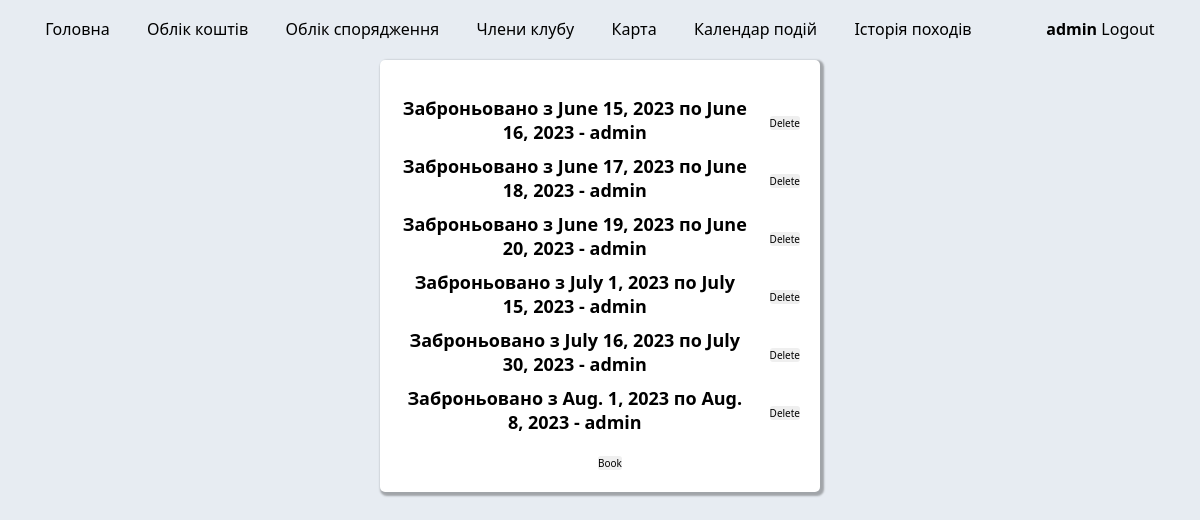
The app's page /equipment/category/get_book_equipment/1 (signed in), older data.
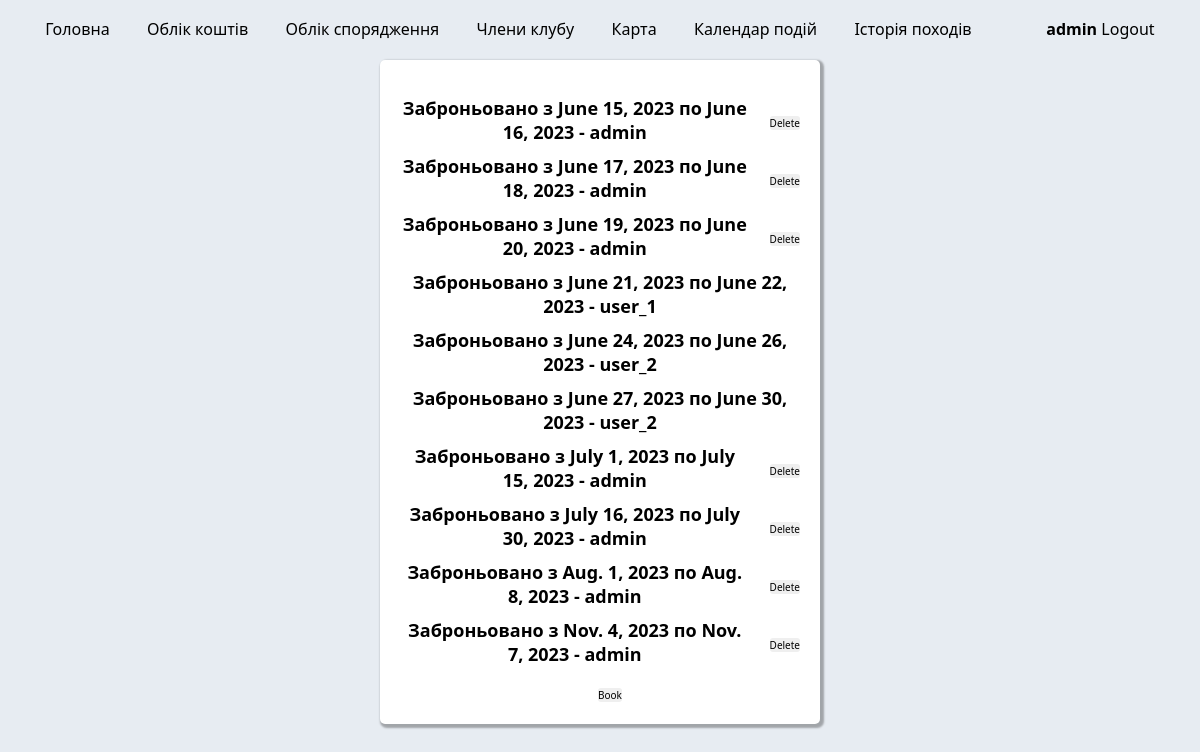
The same page, newer data.
### equipment_accounting/models.py (models this page shows, shortened)
class EquipmentBooking(models.Model):
    club_member = models.ForeignKey(User, on_delete=models.CASCADE)
    reserved_equipment = models.ForeignKey(Equipments, on_delete=models.CASCADE)
    booking_date_from = models.DateField()
    booking_date_to = models.DateField(default=timezone.now)

### equipment_accounting/views.py (the view)
# urls.py: path("category/get_book_equipment/<int:equipment_id>", views.get_book_equipment, name="get_book_equipment"),
@login_required(login_url='/login/')
def get_book_equipment(request, equipment_id):
    equipment = get_object_or_404(Equipments, pk=equipment_id)
    book_equipments = EquipmentBooking.objects.filter(reserved_equipment=equipment).order_by('booking_date_from')
    return render(
        request,
        "equipment_accounting/get_book_equipment.html",
        context={"book_equipments": book_equipments, "equipment": equipment}
    )

### equipment_accounting/templates/equipment_accounting/get_book_equipment.html (shortened to what this page needs)
{% extends "layouts/base.html" %}
{% block stylesheets %}{% endblock stylesheets %} {% block content %}
<div class="modal">
<ul class="list" >
    {% for book_equipment in book_equipments %}
    <li class="items items-left">
      Заброньовано з {{ book_equipment.booking_date_from }} по {{ book_equipment.booking_date_to }} - {{ book_equipment.club_member }}
      {% if request.user == book_equipment.club_member %}
      <div class="buttons buttons-right">
        <a class="link" href="{% url 'equipment:cancel_equipment_reservation' book_equipment.id %}" role="button" class="contrast">
          <button class="btn btn-right" type="button">Delete</button>
        </a>
      </div>
      {% endif %}
    </li>
    {% endfor %}
  </ul>
  <div class="buttons buttons-right">
    <a class="link" href="{% url 'equipment:book_equipment' equipment.id %}" role="button" class="contrast">
      <button class="btn btn-right" type="button">Book</button>
    </a>
  </div>
</div>
{% endblock content %}

### equipment_accounting/templates/layouts/base.html (shortened to what this page needs)
<!DOCTYPE html>
<html lang="en">
  <head>
    {% load static %}
    <link rel="stylesheet" href="{% static '/assets/css/style.css' %}" />
  </head>
  <body>
    <header class="site-header">
      <nav >
            <div class="container navbar">
                        <a class="link" href="/">Головна</a>
                        {% if user.is_authenticated %}
                        <a class="link" href="{% url 'users:placeholders' %}">Облік коштів</a>
                        <a class="link" href="{% url 'equipment:get_equipments' %}">Облік спорядження</a>
                        <a class="link" href="{% url 'users:club_members' %}">Члени клубу</a>
                        {% endif %}
                        <a class="link" href="{% url 'users:placeholders' %}">Карта</a>
                        <a class="link" href="{% url 'users:placeholders' %}">Календар подій</a>
                        <a class="link" href="{% url 'users:placeholders' %}">Історія походів</a>
                  <div class="collapse navbar-collapse flex-row-reverse" id="navbarToggle">
                        <div class="navbar-nav">
                            {% if user.is_authenticated %}
                                <a class="link" href="{% url 'users:profile' user_id=user.id %}"><b>{{ user.username }}</b></a>
                                <a class="link" href="{% url 'users:logout' %}">Logout</a>
                                {% else %}
                                <a class="link" href="{% url 'users:login' %}">Login</a>
                                {% endif %}
                        </div>
                  </div>
            </div>
      </nav>
    </header>
    <main role="main" class="container">
      <div class="row">
        <div class="col-md-8">
    {% block content %}{% endblock content %}
  </main>
  </body>
</html>

### equipment_accounting/static/assets/css/style.css (style rules this page uses)
.list { list-style: none; }
.buttons { margin-top: 10px; }
.buttons-right { margin-top: 0px; margin-left: 20px; }
.btn { font-family: 'Segoe UI', Tahoma, Geneva, Verdana, sans-serif; padding: 10px; border-radius: 3px; border: none; color: black; font-weight: bold; }
.btn-right { padding: 0px; font-weight: normal; font-size: x-small; }
body { background-color: #e7ecf2; font-family: 'Segoe UI', Tahoma, Geneva, Verdana, sans-serif; }
.link { text-decoration: none; color: black; }
.modal { text-align: center; padding: 20px; background-color: #fff; border: none; border-radius: 5px; box-shadow: 2px 2px 2px 2px rgba(0,0,0,.3); margin: 0 auto; overflow: hidden; width: 400px; }
ul { padding: 0; }
.items { font-size: large; font-weight: bold; margin-top: 10px; }
.items-left { align-items: center; display: flex; }
.container { padding: 10px 0; }
.navbar { display: flex; justify-content: space-evenly; }

Row changes from the older to the newer data that the page shows:
added EquipmentBooking: booking_date_from "June 21, 2023", booking_date_to "June 22, 2023", club_member "user_1"
added EquipmentBooking: booking_date_from "June 24, 2023", booking_date_to "June 26, 2023", club_member "user_2"
added EquipmentBooking: booking_date_from "June 27, 2023", booking_date_to "June 30, 2023", club_member "user_2"
added EquipmentBooking: booking_date_from "Nov. 4, 2023", booking_date_to "Nov. 7, 2023", club_member "admin", shows "Delete"
